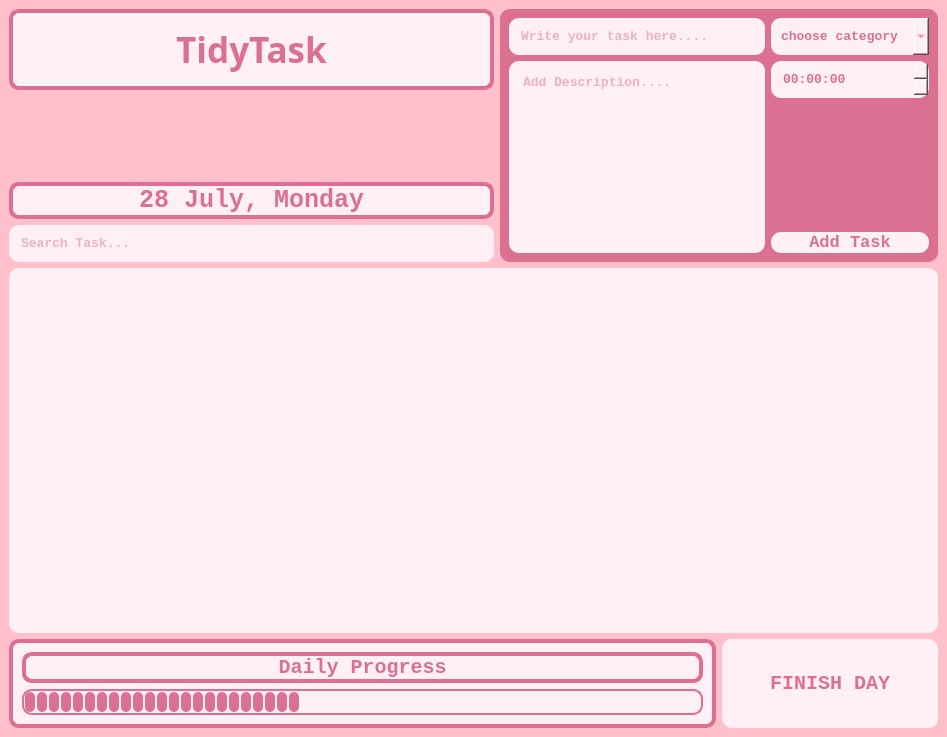
<?xml version="1.0" encoding="UTF-8"?>
<ui version="4.0">
 <class>MainWindow</class>
 <widget class="QMainWindow" name="MainWindow">
  <property name="geometry">
   <rect>
    <x>0</x>
    <y>0</y>
    <width>947</width>
    <height>737</height>
   </rect>
  </property>
  <property name="sizePolicy">
   <sizepolicy hsizetype="Expanding" vsizetype="Expanding">
    <horstretch>0</horstretch>
    <verstretch>0</verstretch>
   </sizepolicy>
  </property>
  <property name="windowTitle">
   <string>MainWindow</string>
  </property>
  <property name="styleSheet">
   <string notr="true"/>
  </property>
  <widget class="QWidget" name="centralwidget">
   <property name="sizePolicy">
    <sizepolicy hsizetype="Expanding" vsizetype="Expanding">
     <horstretch>0</horstretch>
     <verstretch>0</verstretch>
    </sizepolicy>
   </property>
   <property name="styleSheet">
    <string notr="true">background-color:#FFC0CB;</string>
   </property>
   <layout class="QGridLayout" name="gridLayout">
    <item row="3" column="0">
     <widget class="QLineEdit" name="searchInput">
      <property name="font">
       <font>
        <family>Courier New</family>
        <pointsize>10</pointsize>
        <bold>true</bold>
       </font>
      </property>
      <property name="styleSheet">
       <string notr="true">background-color:#FFF0F5;
border-radius: 10px;
color:#DB7093;
padding:10px;
font-weight:bold;</string>
      </property>
      <property name="placeholderText">
       <string>Search Task...</string>
      </property>
     </widget>
    </item>
    <item row="4" column="0" colspan="3">
     <widget class="QListWidget" name="taskDisplay">
      <property name="font">
       <font>
        <family>Courier New</family>
        <pointsize>10</pointsize>
        <bold>true</bold>
       </font>
      </property>
      <property name="styleSheet">
       <string notr="true">background-color:#FFF0F5;
border-radius: 10px;
color:#000000;
padding:10px;
font-weight:bold;</string>
      </property>
      <property name="dragEnabled">
       <bool>true</bool>
      </property>
      <property name="dragDropOverwriteMode">
       <bool>true</bool>
      </property>
      <property name="currentRow">
       <number>-1</number>
      </property>
     </widget>
    </item>
    <item row="5" column="0" colspan="2">
     <widget class="QFrame" name="progressioncard">
      <property name="styleSheet">
       <string notr="true">background-color:#FFF0F5;
border:4px solid #DB7093;
border-radius: 10px;
color:#DB7093;</string>
      </property>
      <property name="frameShape">
       <enum>QFrame::Shape::StyledPanel</enum>
      </property>
      <property name="frameShadow">
       <enum>QFrame::Shadow::Raised</enum>
      </property>
      <layout class="QVBoxLayout" name="verticalLayout">
       <item>
        <widget class="QLabel" name="label">
         <property name="font">
          <font>
           <family>Courier New</family>
           <pointsize>15</pointsize>
           <bold>true</bold>
          </font>
         </property>
         <property name="text">
          <string>Daily Progress</string>
         </property>
         <property name="alignment">
          <set>Qt::AlignmentFlag::AlignCenter</set>
         </property>
        </widget>
       </item>
       <item>
        <widget class="QProgressBar" name="progressBar">
         <property name="styleSheet">
          <string notr="true">QProgressBar {
    border: 2px solid #DB7093;
    border-radius: 10px;
    background-color: #FFF0F5;
}

QProgressBar::chunk {
    background-color: #DB7093; /* progress color */
    width: 10px;
    margin: 1px;
    border-radius: 5px;
}
</string>
         </property>
         <property name="value">
          <number>40</number>
         </property>
         <property name="textVisible">
          <bool>false</bool>
         </property>
        </widget>
       </item>
      </layout>
     </widget>
    </item>
    <item row="5" column="2">
     <widget class="QPushButton" name="finishbtn">
      <property name="sizePolicy">
       <sizepolicy hsizetype="Preferred" vsizetype="Preferred">
        <horstretch>0</horstretch>
        <verstretch>0</verstretch>
       </sizepolicy>
      </property>
      <property name="font">
       <font>
        <family>Courier New</family>
        <pointsize>15</pointsize>
        <italic>false</italic>
        <bold>true</bold>
       </font>
      </property>
      <property name="styleSheet">
       <string notr="true">background-color:#FFF0F5;
border-radius: 10px;
color:#DB7093;</string>
      </property>
      <property name="text">
       <string>FINISH DAY</string>
      </property>
      <property name="iconSize">
       <size>
        <width>60</width>
        <height>60</height>
       </size>
      </property>
     </widget>
    </item>
    <item row="0" column="1" rowspan="4" colspan="2">
     <widget class="QFrame" name="frame">
      <property name="sizePolicy">
       <sizepolicy hsizetype="Preferred" vsizetype="Preferred">
        <horstretch>0</horstretch>
        <verstretch>0</verstretch>
       </sizepolicy>
      </property>
      <property name="styleSheet">
       <string notr="true">background-color:#DB7093;
border-radius: 10px;</string>
      </property>
      <property name="frameShape">
       <enum>QFrame::Shape::StyledPanel</enum>
      </property>
      <property name="frameShadow">
       <enum>QFrame::Shadow::Raised</enum>
      </property>
      <layout class="QGridLayout" name="gridLayout_3">
       <item row="0" column="1">
        <widget class="QComboBox" name="categoryComboBox">
         <property name="sizePolicy">
          <sizepolicy hsizetype="Expanding" vsizetype="Fixed">
           <horstretch>0</horstretch>
           <verstretch>0</verstretch>
          </sizepolicy>
         </property>
         <property name="font">
          <font>
           <family>Courier New</family>
           <pointsize>10</pointsize>
           <bold>true</bold>
          </font>
         </property>
         <property name="styleSheet">
          <string notr="true">background-color:#FFF0F5;
border-radius: 10px;
color:#DB7093;
padding:10px;
font-weight:bold;</string>
         </property>
         <property name="minimumContentsLength">
          <number>2</number>
         </property>
         <property name="placeholderText">
          <string>choose category</string>
         </property>
         <property name="duplicatesEnabled">
          <bool>false</bool>
         </property>
         <property name="frame">
          <bool>false</bool>
         </property>
        </widget>
       </item>
       <item row="1" column="1">
        <widget class="QTimeEdit" name="reminderTimeEdit">
         <property name="sizePolicy">
          <sizepolicy hsizetype="Expanding" vsizetype="Fixed">
           <horstretch>0</horstretch>
           <verstretch>0</verstretch>
          </sizepolicy>
         </property>
         <property name="font">
          <font>
           <family>Courier New</family>
           <pointsize>10</pointsize>
           <bold>true</bold>
          </font>
         </property>
         <property name="styleSheet">
          <string notr="true">background-color:#FFF0F5;
border-radius: 10px;
color:#DB7093;
padding:10px;
font-weight:bold;</string>
         </property>
        </widget>
       </item>
       <item row="1" column="0" rowspan="3">
        <widget class="QTextEdit" name="descriptionInput">
         <property name="sizePolicy">
          <sizepolicy hsizetype="Expanding" vsizetype="Expanding">
           <horstretch>0</horstretch>
           <verstretch>0</verstretch>
          </sizepolicy>
         </property>
         <property name="font">
          <font>
           <family>Courier New</family>
           <pointsize>10</pointsize>
           <bold>true</bold>
          </font>
         </property>
         <property name="styleSheet">
          <string notr="true">background-color:#FFF0F5;
border-radius: 10px;
color:#DB7093;
padding:10px;
font-weight:bold;</string>
         </property>
         <property name="documentTitle">
          <string/>
         </property>
         <property name="placeholderText">
          <string>Add Description....</string>
         </property>
        </widget>
       </item>
       <item row="3" column="1">
        <widget class="QPushButton" name="addtask">
         <property name="sizePolicy">
          <sizepolicy hsizetype="Expanding" vsizetype="Fixed">
           <horstretch>0</horstretch>
           <verstretch>0</verstretch>
          </sizepolicy>
         </property>
         <property name="font">
          <font>
           <family>Courier New</family>
           <pointsize>13</pointsize>
           <bold>true</bold>
          </font>
         </property>
         <property name="styleSheet">
          <string notr="true">background-color:#FFF0F5;
border-radius: 10px;
color:#DB7093;
</string>
         </property>
         <property name="text">
          <string>Add Task</string>
         </property>
         <property name="iconSize">
          <size>
           <width>40</width>
           <height>40</height>
          </size>
         </property>
        </widget>
       </item>
       <item row="0" column="0">
        <widget class="QLineEdit" name="enterTask">
         <property name="sizePolicy">
          <sizepolicy hsizetype="Expanding" vsizetype="Fixed">
           <horstretch>0</horstretch>
           <verstretch>0</verstretch>
          </sizepolicy>
         </property>
         <property name="font">
          <font>
           <family>Courier New</family>
           <pointsize>10</pointsize>
           <bold>true</bold>
          </font>
         </property>
         <property name="styleSheet">
          <string notr="true">background-color:#FFF0F5;
border-radius: 10px;
color:#DB7093;
padding:10px;
font-weight:bold;</string>
         </property>
         <property name="placeholderText">
          <string>Write your task here....</string>
         </property>
        </widget>
       </item>
      </layout>
     </widget>
    </item>
    <item row="0" column="0">
     <widget class="QLabel" name="Logo">
      <property name="font">
       <font>
        <family>Pristina</family>
        <pointsize>26</pointsize>
        <bold>true</bold>
       </font>
      </property>
      <property name="styleSheet">
       <string notr="true">background-color:#FFF0F5;
border:4px solid #DB7093;
border-radius: 10px;
color:#DB7093;</string>
      </property>
      <property name="text">
       <string>TidyTask</string>
      </property>
      <property name="alignment">
       <set>Qt::AlignmentFlag::AlignCenter</set>
      </property>
     </widget>
    </item>
    <item row="2" column="0">
     <widget class="QLabel" name="dateLabel">
      <property name="sizePolicy">
       <sizepolicy hsizetype="Expanding" vsizetype="Fixed">
        <horstretch>0</horstretch>
        <verstretch>0</verstretch>
       </sizepolicy>
      </property>
      <property name="font">
       <font>
        <family>Courier New</family>
        <pointsize>19</pointsize>
        <bold>true</bold>
       </font>
      </property>
      <property name="styleSheet">
       <string notr="true">background-color:#FFF0F5;
border:4px solid #DB7093;
border-radius: 10px;
color:#DB7093;</string>
      </property>
      <property name="text">
       <string>28 July, Monday</string>
      </property>
      <property name="alignment">
       <set>Qt::AlignmentFlag::AlignCenter</set>
      </property>
     </widget>
    </item>
   </layout>
  </widget>
 </widget>
 <resources/>
 <connections/>
</ui>
